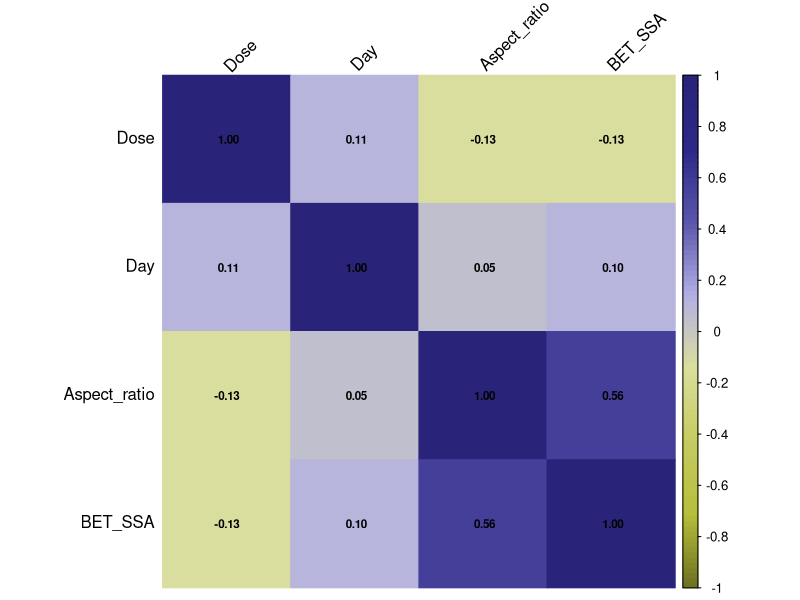
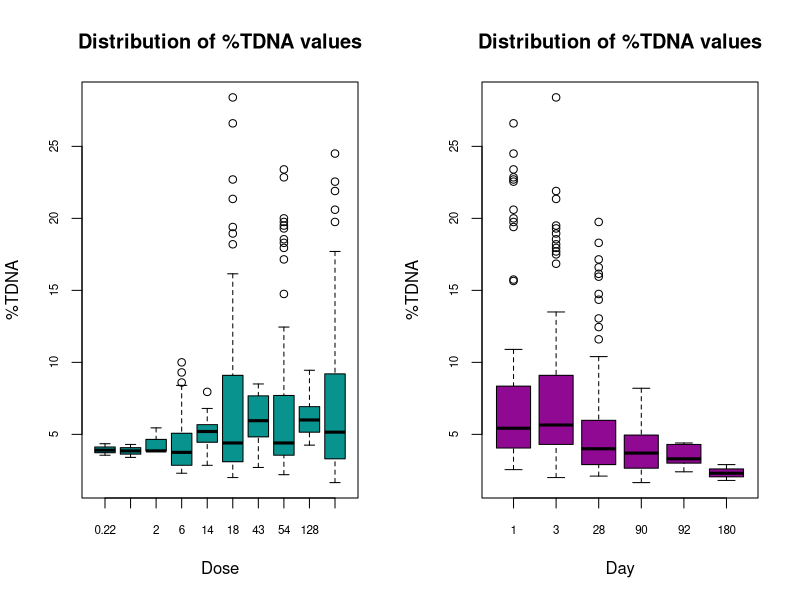

These charts were generated, in order, by the following R code:
## ---- chunk 1
knitr::opts_chunk$set(echo = TRUE, 
                      message = FALSE, 
                      cache = FALSE,
                      fig.align = 'center',
                      dpi = 300)
## ---- chunk 2

packages <- function(x){
  not_installed <- x[!x %in% installed.packages()[, "Package"]]
  if(length(not_installed) > 0) 
    install.packages(not_installed, dependencies = TRUE)
  invisible(lapply(x, require, character.only = TRUE))
}

packages(c("magrittr", "dplyr", "tidyverse", "GGally", "ggpubr", "corrplot"))
## ---- chunk 3
setwd(dirname(rstudioapi::getActiveDocumentContext()$path))
data <- read.csv2("input_file.csv", header = TRUE, dec = ",")
## ---- chunk 4
# Data sorting
SortedData <- data[order(data[, ncol(data)]), ]

# The most extreme values should be included in the training set. The number of rows with the lowest and highest values to be included in the training set: 
nexv = 3

ExRows <- rbind(SortedData[1:nexv, ], SortedData[(nrow(SortedData)-nexv+1):nrow(SortedData), ])

DataSplit <- SortedData[-c(1:nexv, (nrow(SortedData)-nexv+1):nrow(SortedData)), ]

# Training and Validation Sets - 
ValidationSet <- data.frame()  
TrainingSet <- data.frame()       

for (i in seq_len(nrow(DataSplit))) {
  # The data split ratio is 2:1, where every third element is placed in the validation set.
  if (i %% 3 == 1) {
    ValidationSet <- rbind(ValidationSet, DataSplit[i, ])
  } else {
    TrainingSet <- rbind(TrainingSet, DataSplit[i, ])
  }
}

TrainingSet <- rbind(ExRows, TrainingSet)

TrainingSet$Set <- 'T'
ValidationSet$Set <- 'V'

# Responces vectors
RespTrain <- as.vector(TrainingSet[, ncol(TrainingSet) - 1])
RespVal <- as.vector(ValidationSet[, ncol(ValidationSet) - 1])

# Matrix with descriptors
DescT <- as.matrix(TrainingSet[, 2:(ncol(TrainingSet) - 2)])
DescV <- as.matrix(ValidationSet[, 2:(ncol(ValidationSet) - 2)])

# Name of columns
ChemNameT <- TrainingSet[,1]
ChemNameV <- ValidationSet[,1]

# Autoscaling data
scaling <- function(x, sc_data){
  average <- mean(sc_data)
  stdev <- sd(sc_data)
  if (stdev == 0) {
    return(rep(0, length(x)))  
  }
  autoscaled_x <- (x-average)/stdev
  autoscaled_x
}

AutoscDescT <- as.data.frame(matrix(NA, nrow = nrow(DescT), ncol = ncol(DescT)))
AutoscDescV <- as.data.frame(matrix(NA, nrow = nrow(DescV), ncol = ncol(DescV)))


for (i in 1:ncol(DescT)) {
  AutoscDescT[, i] <- scaling(DescT[, i], DescT[, i])
}

for (i in 1:ncol(DescV)) {
  AutoscDescV[, i] <- scaling(DescV[, i], DescT[, i])
}

DescNames <- colnames(DescT)
AutoscDescNames <- paste0("Autoscaled_", DescNames) 

# Summary table
Summary <- data.frame(rbind(
  setNames(cbind(ChemNameT, DescT, AutoscDescT, RespTrain, TrainingSet$Set), 
           c("ChemName", DescNames, AutoscDescNames, "Experimental", "Set")), 
  setNames(cbind(ChemNameV, DescV, AutoscDescV, RespVal, ValidationSet$Set), 
           c("ChemName", DescNames, AutoscDescNames, "Experimental", "Set"))))

rownames(Summary) <- NULL

print(Summary)

## ---- chunk 5
# The heatmap plot displays the correlation levels between the independent variables. Correlation coefficients are determined using Pearson's test.

CorrelationMatrix <- cor(data[, 2:(ncol(data) - 1)], use = "complete.obs")

col <- colorRampPalette(c("#6e7222","#b8bf3a", "#c6cb61", "#dbdf9c", "#b3b0e5", "#5c57ac", "#2e2988", "#292479"))

corrplot(CorrelationMatrix, 
          method = "color", 
          col = col(100), 
          tl.col = "black", 
          tl.srt = 45, 
          addCoef.col = "black", 
          number.cex=0.7)

## ---- chunk 6
#The distribution of the dependent variable is shown across different doses and exposure durations to the nanomaterial. The boxplot highlights the toxicity values, with the median indicated by the thick line within the box. The box boundaries represent the first and third quartiles of the data, while the "whiskers" extend to 1.5 times the interquartile range (IQR) beyond the quartiles. Points beyond this range are identified as outliers.

par(mfrow = c(1,2))

boxplot(TDNA~ Dose, 
        data = data,
        col = "#09938F", 
        xlab = "Dose", 
        ylab = "%TDNA", 
        main = "Distribution of %TDNA values",
        cex.axis = 0.7, 
        cex.lab = 1,    
        cex.main = 1.2)
boxplot(TDNA~ Day, 
        data = data,
        col = "#8f0993", 
        xlab = "Day", 
        ylab = "%TDNA", 
        main = "Distribution of %TDNA values",
        cex.axis = 0.7, 
        cex.lab = 1,    
        cex.main = 1.2)
